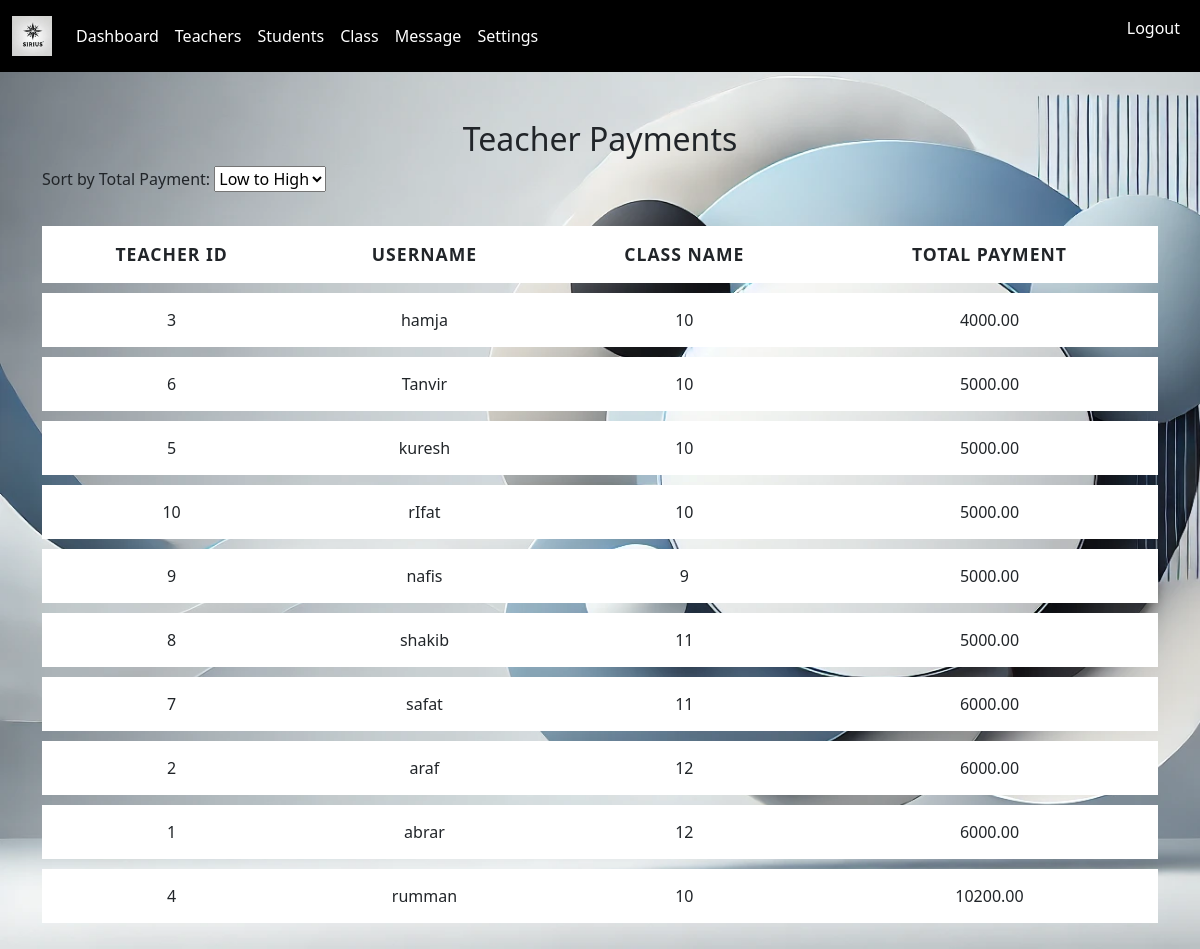
/Sirius/admin/Payment.php (signed in), run on the app's committed database.
### tables this page shows
CREATE TABLE `teacher` (
  `teacher_id` int(11) NOT NULL,
  `username` varchar(50) NOT NULL,
  `password` varchar(255) NOT NULL,
  `f_name` varchar(50) NOT NULL,
  `l_name` varchar(50) NOT NULL,
  `subject_code` int(3) NOT NULL,
  `class_code` varchar(255) DEFAULT NULL,
  `Address` varchar(300) DEFAULT NULL
);

CREATE TABLE `class` (
  `class_name` int(11) NOT NULL,
  `class_code` varchar(255) NOT NULL,
  `Days` varchar(50) DEFAULT NULL,
  `teacher's_Payment` decimal(10,2) DEFAULT NULL,
  `class_time` varchar(16) DEFAULT NULL
);

### Sirius/admin/Payment.php (the view, shortened to what this page needs)
<?php
if (isset($_SESSION['admin_id']) && isset($_SESSION['usert']) && $_SESSION['usert'] == '1') {
    include "../dbConnection.php";
    $order = isset($_GET['sortOrder']) ? $_GET['sortOrder'] : 'ASC';
    $sql = "SELECT
            t.teacher_id,
            t.username,
            c.class_name,
            SUM(c.`teacher's_Payment`) + (COUNT(s.student_id) * 100) AS total_payment
            FROM
            teacher t
            LEFT JOIN
            class c ON t.class_code = c.class_code
            LEFT JOIN
            student s ON c.class_code = s.class_code
            GROUP BY
            t.teacher_id, t.username
            ORDER BY total_payment $order;";
    $stmt = $conct->prepare($sql);
    $stmt->execute();
    $payments = $stmt->fetchAll();
    ?>
    <!DOCTYPE html>
    <html>
    <head>
        <link href="https://cdnjs.cloudflare.com/ajax/libs/bootstrap/5.3.0/css/bootstrap.min.css" rel="stylesheet">
        <link rel="stylesheet" type="text/css" href="..\Css\Front.css">
        <link rel="stylesheet" href="https://cdnjs.cloudflare.com/ajax/libs/font-awesome/4.7.0/css/font-awesome.min.css">
    </head>
    <body class="image_for_teacher">
        <nav class="navbar navbar-expand-lg navbar-light bg-light" id="Front_nav">
            <div class="container-fluid">
                <a class="navbar-brand" href="#">
                    <img src="..\image\icon.webp" width="40">
                </a>
                <div class="collapse navbar-collapse" id="navbarSupportedContent">
                    <ul class="navbar-nav me-auto mb-2 mb-lg-0">
                        <li class="nav-item">
                            <a class="nav-link" aria-current="page" href="index.php">Dashboard</a>
                        </li>
                        <li class="nav-item">
                            <a class="nav-link" aria-current="page" href="teacher.php">Teachers</a>
                        </li>
                        <li class="nav-item">
                            <a class="nav-link" href="#" data-bs-toggle="modal" data-bs-target="#contactModal">Students</a>
                        </li>
                        <li class="nav-item">
                            <a class="nav-link" href="#" data-bs-toggle="modal" data-bs-target="#contactModal">Class</a>
                        </li>
                        <li class="nav-item">
                            <a class="nav-link" href="#" data-bs-toggle="modal" data-bs-target="#contactModal">Message</a>
                        </li>
                        <li class="nav-item">
                            <a class="nav-link" href="#" data-bs-toggle="modal" data-bs-target="#contactModal">Settings</a>
                        </li>
                    </ul>
                    <ul>
                        <li class="navbar-nav me-auto mb-2 mb-lg-0">
                            <a class="nav-link" href="../logout.php">Logout</a>
                        </li>
                    </ul>
                </div>
            </div>
        </nav>
        <div class="container mt-5">
            <h2 class="text-center">Teacher Payments</h2>
            <form method="GET" class="mb-4">
                <label for="sortOrder">Sort by Total Payment:</label>
                <select name="sortOrder" id="sortOrder" onchange="this.form.submit()">
                    <option value="ASC" <?= (isset($_GET['sortOrder']) && $_GET['sortOrder'] == 'ASC') ? 'selected' : '' ?>>
                        Low to High</option>
                </select>
            </form>
            <table class="table table-bordered">
                <thead>
                    <tr>
                        <th>Teacher ID</th>
                        <th>Username</th>
                        <th>Class Name</th>
                        <th>Total Payment</th>
                    </tr>
                </thead>
                <tbody>
                    <?php foreach ($payments as $payment): ?>
                        <tr>
                            <td><?= htmlspecialchars($payment['teacher_id']) ?></td>
                            <td><?= htmlspecialchars($payment['username']) ?></td>
                            <td><?= htmlspecialchars($payment['class_name']) ?></td>
                            <td><?= htmlspecialchars($payment['total_payment']) ?></td>
                        </tr>
                    <?php endforeach; ?>
                </tbody>
            </table>
        </div>
    </body>
    </html>
    <?php
} else {
    header("Location: ../index.php");
    exit();
}
?>

### Sirius/Css/Front.css (style rules this page uses)
.image_for_teacher { background: url(../image/web_back.webp); background-size: cover; background-attachment: fixed; }
#Front_nav { background: rgba(0, 0, 0, 1) !important; }
.nav-link { color: white !important; }
.table { border-collapse: separate; border-spacing: 0 10px; }
.table th, .table td { padding: 15px; vertical-align: middle; text-align: center; border: none; }
.table thead th { font-size: 1.1rem; font-weight: 600; text-transform: uppercase; letter-spacing: 1px; }

### data on the page
teacher: teacher_id "3", username "hamja", class_code.class_name "10", total_payment "4000.00"
teacher: teacher_id "6", username "Tanvir", class_code.class_name "10", total_payment "5000.00"
teacher: teacher_id "5", username "kuresh", class_code.class_name "10", total_payment "5000.00"
teacher: teacher_id "10", username "rIfat", class_code.class_name "10", total_payment "5000.00"
teacher: teacher_id "9", username "nafis", class_code.class_name "9", total_payment "5000.00"
teacher: teacher_id "8", username "shakib", class_code.class_name "11", total_payment "5000.00"
teacher: teacher_id "7", username "safat", class_code.class_name "11", total_payment "6000.00"
teacher: teacher_id "2", username "araf", class_code.class_name "12", total_payment "6000.00"
teacher: teacher_id "1", username "abrar", class_code.class_name "12", total_payment "6000.00"
teacher: teacher_id "4", username "rumman", class_code.class_name "10", total_payment "10200.00"
